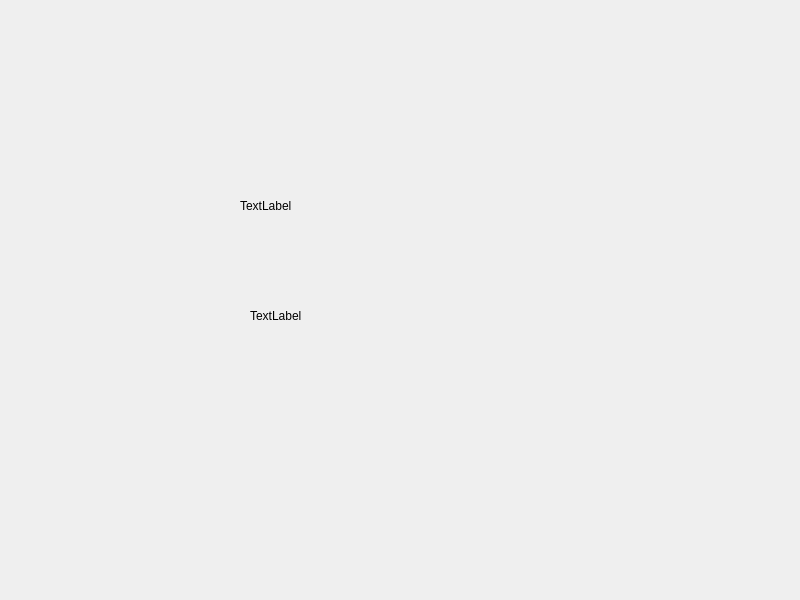
<?xml version="1.0" encoding="UTF-8"?>
<ui version="4.0">
 <class>Janela2</class>
 <widget class="QDialog" name="Janela2">
  <property name="geometry">
   <rect>
    <x>0</x>
    <y>0</y>
    <width>800</width>
    <height>600</height>
   </rect>
  </property>
  <property name="windowTitle">
   <string>Dialog</string>
  </property>
  <widget class="QLabel" name="objectNome">
   <property name="geometry">
    <rect>
     <x>240</x>
     <y>170</y>
     <width>211</width>
     <height>71</height>
    </rect>
   </property>
   <property name="text">
    <string>TextLabel</string>
   </property>
  </widget>
  <widget class="QLabel" name="labelBoasVindas">
   <property name="geometry">
    <rect>
     <x>250</x>
     <y>280</y>
     <width>211</width>
     <height>71</height>
    </rect>
   </property>
   <property name="text">
    <string>TextLabel</string>
   </property>
  </widget>
 </widget>
 <resources/>
 <connections/>
</ui>
